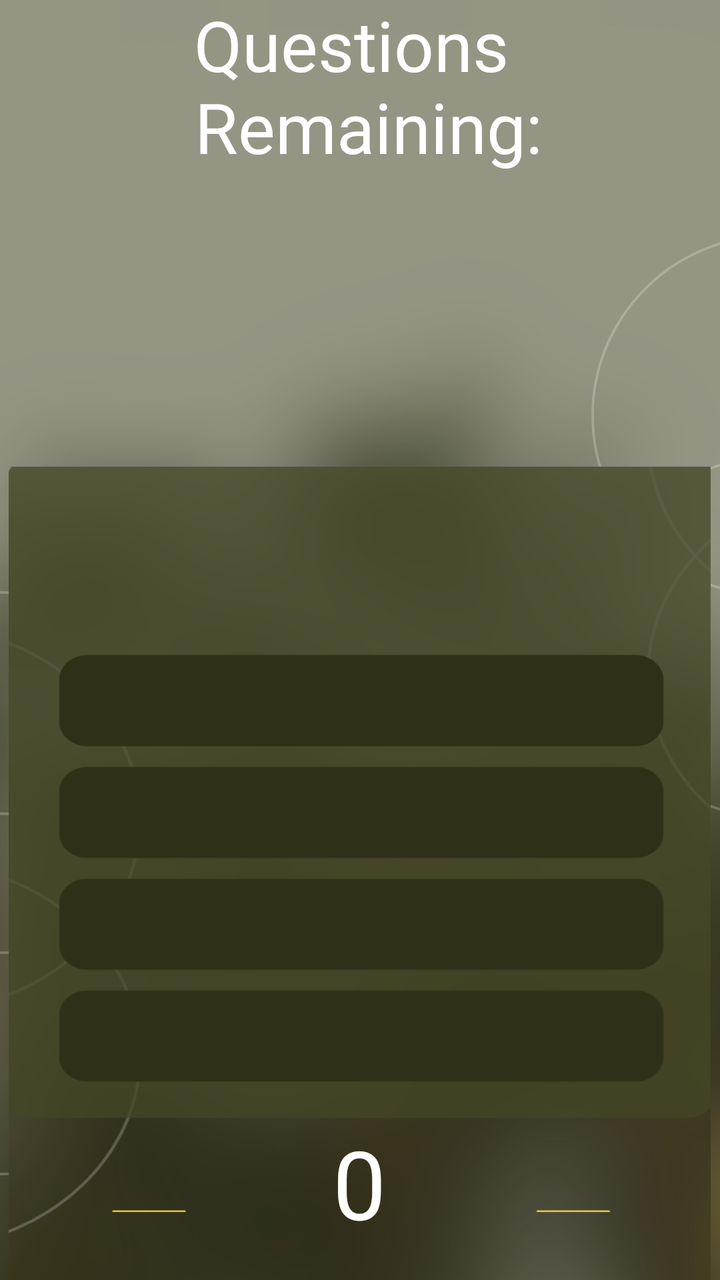
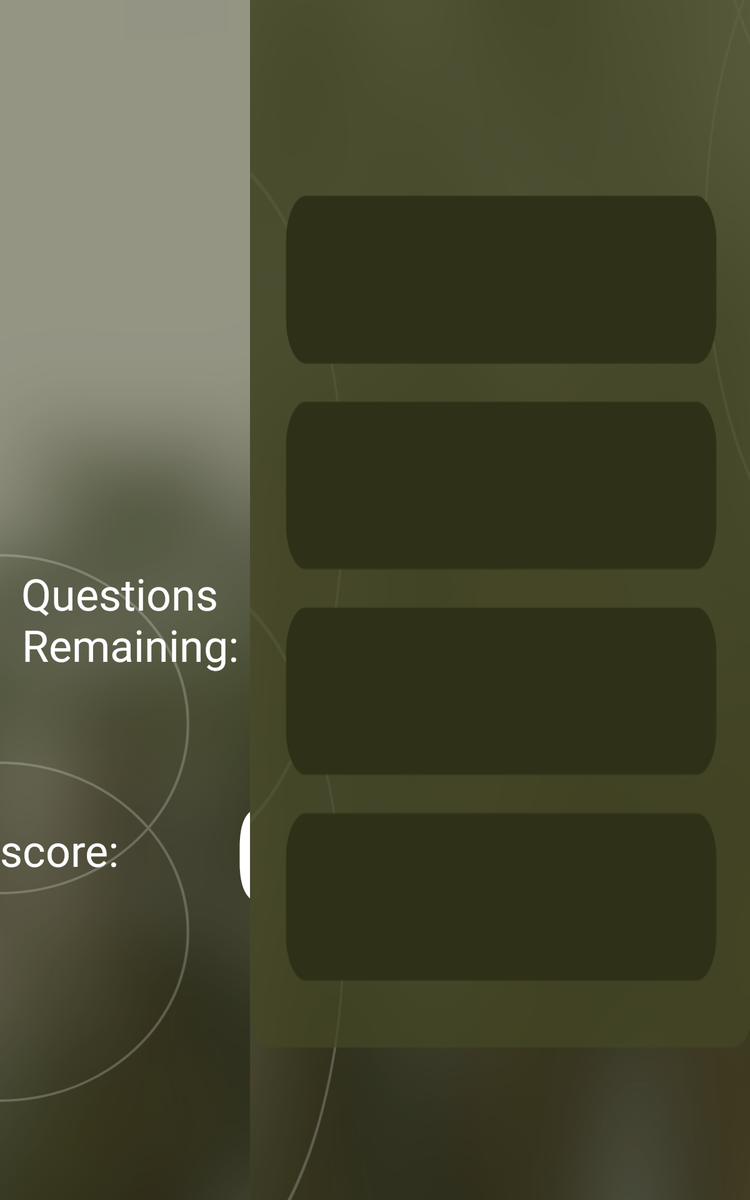

An Android layout and its configuration variant, each rendered on a device that would load it. The default file and the variant file are quoted in full after the pictures.
<!-- AndroidManifest.xml: application theme Theme.Quiz -->
<!-- res/layout/activity_quiz.xml -->
<?xml version="1.0" encoding="utf-8"?>
<LinearLayout xmlns:android="http://schemas.android.com/apk/res/android"
    xmlns:app="http://schemas.android.com/apk/res-auto"
    xmlns:tools="http://schemas.android.com/tools"
    android:layout_width="match_parent"
    android:layout_height="match_parent"
    android:background="@drawable/quiz_background"
    android:gravity="center"
    android:orientation="vertical"
    tools:context=".quizActivity">

    <LinearLayout
        android:id="@+id/remainingQuestionsContainer"
        android:layout_width="wrap_content"
        android:layout_height="wrap_content"
        android:layout_marginBottom="50dp"
        android:orientation="vertical">

        <TextView
            android:id="@+id/remainingPlaceholder"
            android:layout_width="match_parent"
            android:layout_height="wrap_content"
            android:fontFamily="@font/bad_script"
            android:gravity="center"
            android:text="@string/questionRemainingText"
            android:textColor="@color/white"
            android:textSize="35sp" />

        <TextView
            android:id="@+id/remainingQuestipnsView"
            android:layout_width="match_parent"
            android:layout_height="wrap_content"
            android:fontFamily="@font/bad_script"
            android:gravity="center"
            android:textColor="@color/white"
            android:textSize="35sp" />

    </LinearLayout>

    <LinearLayout
        android:layout_width="351dp"
        android:layout_height="408dp"
        android:layout_marginTop="50dp"
        android:background="@drawable/quiz_widget"
        android:gravity="center_horizontal|top"
        android:id="@+id/quizContainer"
        android:orientation="vertical">

        <TextView
            android:id="@+id/questionView"
            android:layout_width="236dp"
            android:layout_height="90dp"
            android:fontFamily="@font/almendra_sc"
            android:gravity="center"
            android:textColor="#FFFFFF"
            android:textSize="16sp"
            app:autoSizeTextType="uniform" />

        <TextView
            android:id="@+id/awnserOne"
            android:layout_width="244dp"
            android:layout_height="35dp"
            android:layout_marginTop="7dp"
            android:fontFamily="@font/acme"
            android:gravity="center"
            android:textColor="#FFFFFF"
            android:textSize="12sp"
            app:autoSizeTextType="uniform" />

        <TextView
            android:id="@+id/awnserTwo"
            android:layout_width="244dp"
            android:layout_height="35dp"
            android:layout_marginTop="23dp"
            android:fontFamily="@font/acme"
            android:gravity="center"
            android:textColor="#FFFFFF"
            android:textSize="12sp"
            app:autoSizeTextType="uniform" />

        <TextView
            android:id="@+id/awnserThree"
            android:layout_width="244dp"
            android:layout_height="35dp"
            android:layout_marginTop="22dp"
            android:fontFamily="@font/acme"
            android:gravity="center"
            android:textColor="#FFFFFF"
            android:textSize="12sp"
            app:autoSizeTextType="uniform" />

        <TextView
            android:id="@+id/awnserFour"
            android:layout_width="244dp"
            android:layout_height="35dp"
            android:layout_marginTop="20dp"
            android:fontFamily="@font/acme"
            android:gravity="center"
            android:textColor="#FFFFFF"
            android:textSize="12sp"
            app:autoSizeTextType="uniform" />

        <TextView
            android:id="@+id/scoreView"
            android:layout_width="155dp"
            android:layout_height="64dp"
            android:layout_marginTop="24dp"
            android:fontFamily="@font/almendra_sc"
            android:gravity="center"
            android:text="0"
            android:textColor="#FFFFFF"
            app:autoSizeTextType="uniform" />

    </LinearLayout>

</LinearLayout>
<!-- resources referenced by this layout -->
<resources>
  <color name="white">#FFFFFFFF</color>
  <!-- drawable quiz_background: png bitmap (drawable, 520112 bytes) -->
  <!-- drawable quiz_widget: png bitmap (drawable, 149865 bytes) -->
  <string name="questionRemainingText">Questions \n Remaining:</string>
  <style name="Theme.Quiz" parent="Theme.MaterialComponents.DayNight.DarkActionBar">
          
          <item name="colorPrimary">@color/navAndStatusBarColor</item>
          <item name="colorPrimaryVariant">@color/purple_700</item>
          <item name="colorOnPrimary">@color/white</item>
          
          <item name="colorSecondary">@color/teal_200</item>
          <item name="colorSecondaryVariant">@color/teal_700</item>
          <item name="colorOnSecondary">@color/black</item>
          
          <item name="android:statusBarColor">@color/navAndStatusBarColor</item>
          
          <item name="android:navigationBarColor">@color/navAndStatusBarColor</item>
      </style>
  <color name="navAndStatusBarColor">#7b785f</color>
  <color name="purple_700">#FF3700B3</color>
  <color name="teal_200">#FF03DAC5</color>
  <color name="teal_700">#FF018786</color>
  <color name="black">#FF000000</color>
</resources>
<!-- res/layout-sw600dp/activity_quiz.xml (the repository's variant of the layout above) -->
<!-- drawn on a 7-inch tablet held upright -->
<?xml version="1.0" encoding="utf-8"?>
<LinearLayout xmlns:android="http://schemas.android.com/apk/res/android"
    xmlns:app="http://schemas.android.com/apk/res-auto"
    xmlns:tools="http://schemas.android.com/tools"
    android:layout_width="match_parent"
    android:layout_height="match_parent"
    android:background="@drawable/quiz_background"
    android:gravity="center"
    tools:context=".quizActivity">

    <LinearLayout
        android:id="@+id/remainingQuestionsContainer"
        android:layout_width="0dp"
        android:layout_height="wrap_content"
        android:layout_weight="1"
        android:orientation="vertical">

        <TextView
            android:id="@+id/questionView"
            android:layout_width="wrap_content"
            android:layout_height="266dp"
            android:fontFamily="@font/almendra_sc"
            android:gravity="center"
            android:textColor="#FFFFFF"
            android:textSize="16sp"
            app:autoSizeTextType="uniform" />

        <TextView
            android:id="@+id/remainingPlaceholder"
            android:layout_width="match_parent"
            android:layout_height="wrap_content"
            android:fontFamily="@font/bad_script"
            android:gravity="center"
            android:text="@string/questionRemainingText"
            android:textColor="@color/white"
            android:textSize="35sp" />

        <TextView
            android:id="@+id/remainingQuestipnsView"
            android:layout_width="match_parent"
            android:layout_height="wrap_content"
            android:fontFamily="@font/bad_script"
            android:gravity="center"
            android:textColor="@color/white"
            android:textSize="35sp" />

        <LinearLayout
            android:layout_width="match_parent"
            android:layout_height="match_parent">

            <TextView
                android:id="@+id/textView3"
                android:layout_width="wrap_content"
                android:layout_height="match_parent"
                android:gravity="center"
                android:text="score:"
                android:textColor="@color/white"
                android:textSize="35sp" />

            <TextView
                android:id="@+id/scoreView"
                android:layout_width="243dp"
                android:layout_height="189dp"
                android:fontFamily="@font/almendra_sc"
                android:gravity="center"
                android:text="0"
                android:textColor="#FFFFFF"
                android:textSize="40sp"
                app:autoSizeTextType="uniform" />
        </LinearLayout>

    </LinearLayout>

    <LinearLayout
        android:id="@+id/quizContainer"
        android:layout_width="0dp"
        android:layout_height="1201dp"
        android:layout_weight="2"
        android:background="@drawable/quiz_widget"
        android:gravity="center_horizontal|top"
        android:orientation="vertical">

        <TextView
            android:id="@+id/awnserOne"
            android:layout_width="641dp"
            android:layout_height="112dp"
            android:layout_marginTop="290dp"
            android:fontFamily="@font/acme"
            android:gravity="center"
            android:textColor="#FFFFFF"
            android:textSize="12sp"
            app:autoSizeTextType="uniform" />

        <TextView
            android:id="@+id/awnserTwo"
            android:layout_width="641dp"
            android:layout_height="112dp"
            android:layout_marginTop="49dp"
            android:fontFamily="@font/acme"
            android:gravity="center"
            android:textColor="#FFFFFF"
            android:textSize="12sp"
            app:autoSizeTextType="uniform" />

        <TextView
            android:id="@+id/awnserThree"
            android:layout_width="641dp"
            android:layout_height="112dp"
            android:layout_marginTop="49dp"
            android:fontFamily="@font/acme"
            android:gravity="center"
            android:textColor="#FFFFFF"
            android:textSize="12sp"
            app:autoSizeTextType="uniform" />

        <TextView
            android:id="@+id/awnserFour"
            android:layout_width="641dp"
            android:layout_height="112dp"
            android:layout_marginTop="49dp"
            android:fontFamily="@font/acme"
            android:gravity="center"
            android:textColor="#FFFFFF"
            android:textSize="12sp"
            app:autoSizeTextType="uniform" />

    </LinearLayout>

</LinearLayout>
